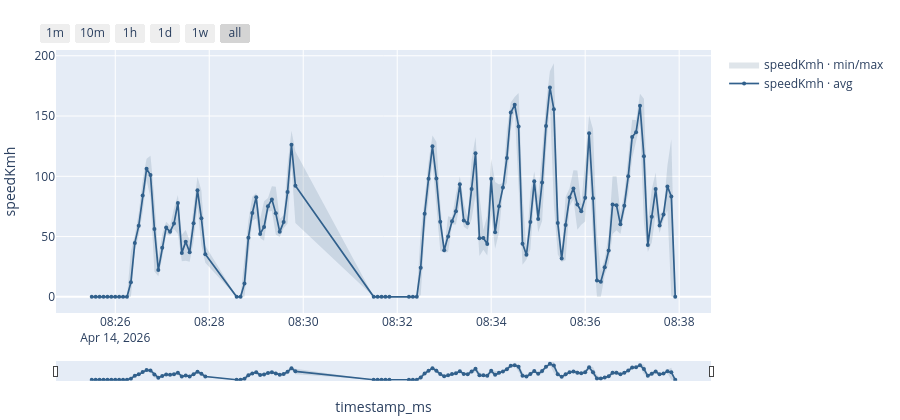

Source (notebook cell):
### Markdown cell above
## Programmatic API

If you'd rather drive from cells: `zoom_to(start, end)`, `zoom_last("1h")`, `reset()`. Each returns a fresh figure at the new LOD.

### Code cell
chart.zoom_last("1h")
